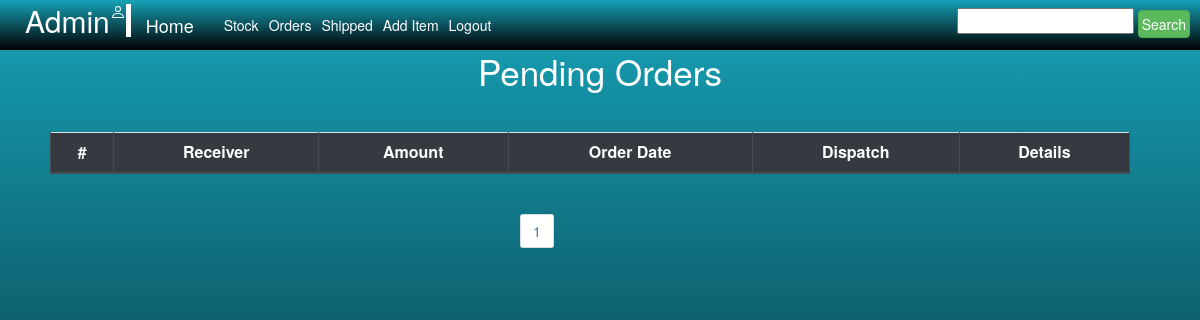
The page /shopping/order/orders on the database as committed earlier.
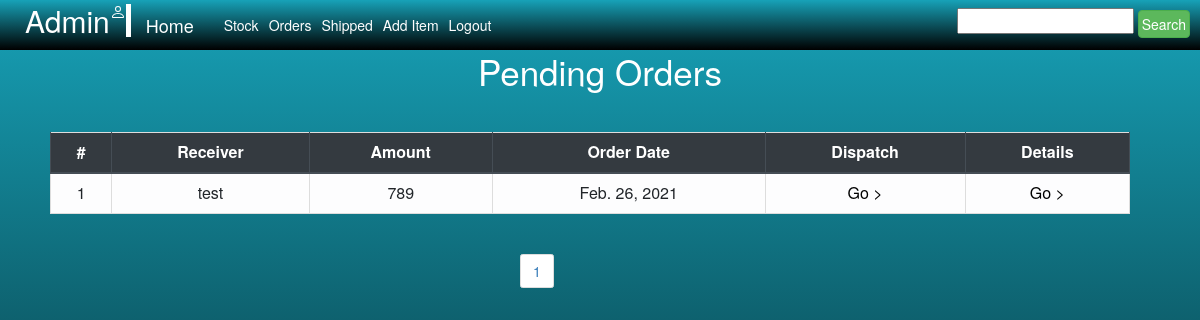
The same page on the database as committed later.
### Order/models.py (models this page shows)
class PendingOrder(models.Model):
    Receiver_Name = models.CharField(max_length=50)
    Amount = models.IntegerField()
    Date = models.DateField()
    Bill_number = models.TextField(null=True)

### Order/views.py (the view)
# urls.py: path('orders', S.orders, name='orders'),  # for admin to view all orders
    def orders(self, request):
        form = FormB()
        All_items = PendingOrder.objects.all().order_by('id')
        filter = ABC(request.GET, queryset=All_items)
        All_items = filter.qs
        paginator = Paginator(All_items, 10)
        page = request.GET.get('page')
        All_items = paginator.get_page(page)
        data = {'All_items': All_items,'form':form, 'filter':filter}
        return render(request, 'Shopping/orders.html', data)

### Shopping/forms.py
class FormB(forms.Form):
    title = forms.CharField(max_length=50,
                            widget=forms.TextInput(
                                attrs={"type": "text", "placeholder": "Title", "max_length": '50'})
                            )
    Description = forms.CharField(max_length=200,
                                  widget=forms.TextInput(
                                      attrs={"max_length": '200',"type": "text", "placeholder": "Description"})
                                  )
    Price = forms.FloatField(
        widget=forms.TextInput(
            attrs={"placeholder": "Price Per Item"})
    )
    Quantity = forms.FloatField(
        widget=forms.TextInput(
            attrs={"placeholder": "Available Quantity"})
    )
    Image = forms.ImageField()

### Shopping/templates/Shopping/orders.html (shortened to what this page needs)
{% extends 'Shopping/Admin_base.html' %}
{% block content %}
<div class="px-4 px-lg-0" >
    <div class="container text-white py-5 text-center" style="">
        <h1 class="display-4">Pending Orders</h1>
    </div>
</div>
<table style="text-align:center;margin-left:50px; width:90%;" class="table table-light table-bordered">
    <thead class="thead-dark">
    <tr >
        <th style="text-align:center;" scope="col">#</th>
        <th style="text-align:center;" scope="col" >Receiver</th>
        <th style="text-align:center;" scope="col">Amount</th>
        <th style="text-align:center;" scope="col">Order Date</th>
        <th style="text-align:center;" scope="col">Dispatch</th>
        <th style="text-align:center;" scope="col">Details</th>
    </tr>
    </thead>
    <tbody>
    {% for i in All_items %}
    <tr>
        <td>{{forloop.counter}}</td>
        <td>{{i.Receiver_Name}}</td>
        <td>{{i.Amount}}</td>
        <td>{{i.Date}}</td>
        <td><a href="{% url 'Dispatch' user=i.Receiver_Name bill=i.Bill_number %}" style="color:black;">Go ></a></td>
        <td><a href="{% url 'OrderDetail' user=i.Receiver_Name bill=i.Bill_number %}" style="color:black;">Go ></a></td>
    </tr>
    {% endfor %}
    </tbody>
</table>
{% endblock %}

Rows that differ between the two databases and show on the page:
added PendingOrder: Receiver_Name "test", Amount "789", Date "Feb. 26, 2021"
